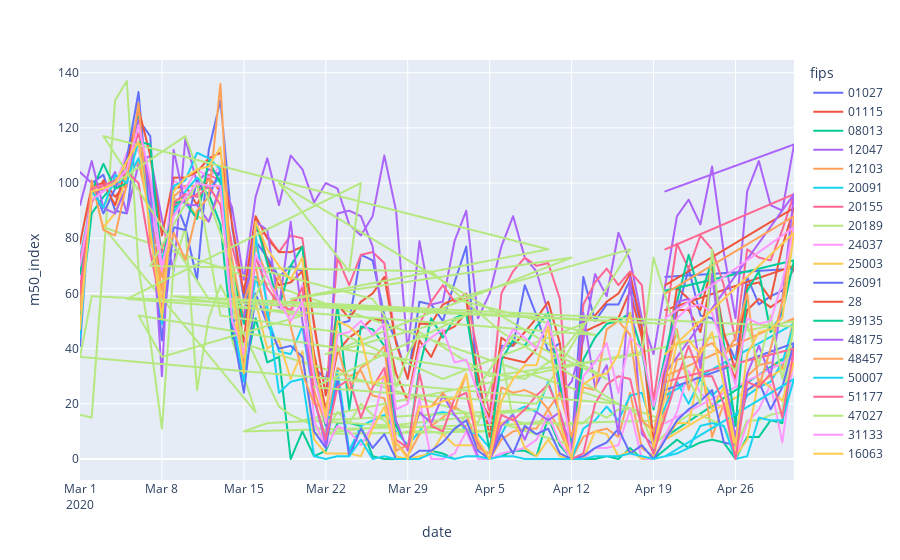

Source (notebook cell):
### Code cell
fig = px.line(mobility_selected, x="date", y="m50_index", color=mobility_selected["fips"])
fig.show()
